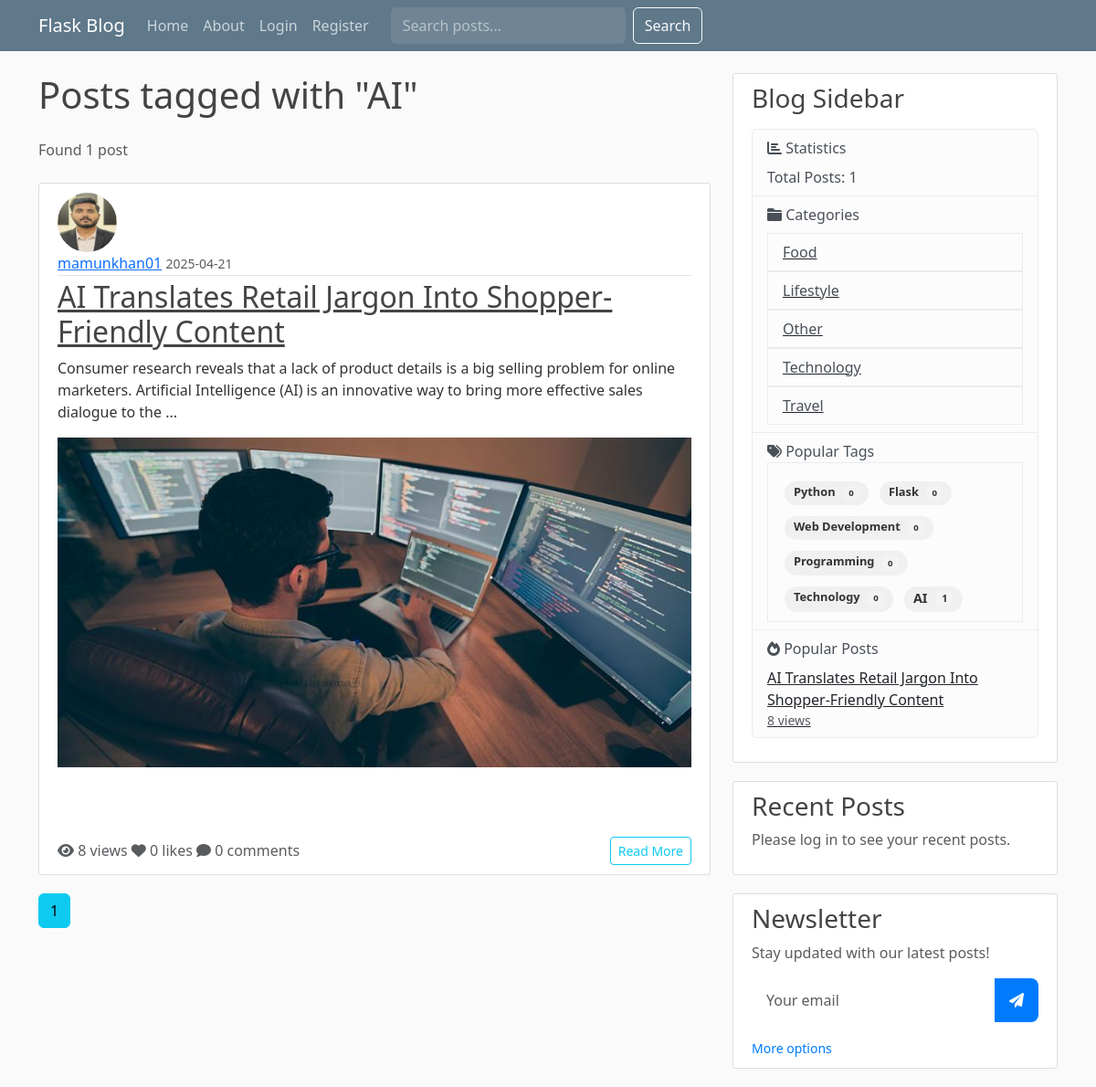
Page /tag/AI on the committed database.
### flaskblog.py (models this page shows, shortened)
class Tag(db.Model):
    id = db.Column(db.Integer, primary_key=True)
    name = db.Column(db.String(50), unique=True, nullable=False)
    description = db.Column(db.String(200))
    slug = db.Column(db.String(50), unique=True)
    posts = db.relationship('Post', secondary=post_tags, backref=db.backref('tags', lazy='dynamic'))

class Post(db.Model):
    id = db.Column(db.Integer, primary_key=True)
    title = db.Column(db.String(100), nullable=False)
    date_posted = db.Column(db.DateTime, nullable=False, default=datetime.utcnow)
    content = db.Column(db.Text, nullable=False)
    image_file = db.Column(db.String(20), nullable=True)
    user_id = db.Column(db.Integer, db.ForeignKey('user.id'), nullable=False)
    category_id = db.Column(db.Integer, db.ForeignKey('category.id'), nullable=True)
    category = db.relationship('Category', backref=db.backref('posts', lazy=True))
    views = db.Column(db.Integer, default=0)
    status = db.Column(db.String(20), default='published')  # published, draft, scheduled
    publish_date = db.Column(db.DateTime)
    likes = db.relationship('Like', backref='post', lazy=True)
    comments = db.relationship('Comment', back_populates='post', lazy=True)
    @property
    def like_count(self):
        return len(self.likes)

class User(db.Model, UserMixin):
    id = db.Column(db.Integer, primary_key=True)
    username = db.Column(db.String(20), unique=True, nullable=False)
    email = db.Column(db.String(120), unique=True, nullable=False)
    image_file = db.Column(db.String(20), nullable=False, default='default.jpg')
    password = db.Column(db.String(60), nullable=False)
    is_admin = db.Column(db.Boolean, default=False)
    bio = db.Column(db.String(500))
    location = db.Column(db.String(100))
    website = db.Column(db.String(200))
    twitter = db.Column(db.String(100))
    github = db.Column(db.String(100))
    joined_at = db.Column(db.DateTime, nullable=False, default=datetime.utcnow)
    posts = db.relationship('Post', backref='author', lazy=True)
    likes = db.relationship('Like', backref='user', lazy=True)
    comments = db.relationship('Comment', back_populates='author', lazy=True)
    followers = db.Table('followers',
        db.Column('follower_id', db.Integer, db.ForeignKey('user.id'), primary_key=True),
        db.Column('followed_id', db.Integer, db.ForeignKey('user.id'), primary_key=True)
    )
    following = db.relationship(
        'User', secondary=followers,
        primaryjoin=(followers.c.follower_id == id),
        secondaryjoin=(followers.c.followed_id == id),
        backref=db.backref('followers_list', lazy='dynamic'), lazy='dynamic'
    )

class Category(db.Model):
    id = db.Column(db.Integer, primary_key=True)
    name = db.Column(db.String(50), unique=True, nullable=False)
    description = db.Column(db.String(200))
    slug = db.Column(db.String(50), unique=True)

### flaskblog.py (the view)
@app.route("/tag/<string:tag_name>")
def tag_posts(tag_name):
    page = request.args.get('page', 1, type=int)
    tag = Tag.query.filter_by(name=tag_name).first_or_404()
    posts = Post.query.join(post_tags).join(Tag).filter(
        Tag.id == tag.id,
        Post.status == 'published'
    ).order_by(Post.date_posted.desc()).paginate(page=page, per_page=5)
    return render_template('tag_posts.html',
                         posts=posts,
                         tag=tag,
                         title=f'Posts tagged with "{tag.name}"',
                         **get_sidebar_data())

### flaskblog.py (called while the page is built)
@app.context_processor
def inject_csrf_token():
    return dict(csrf_token=lambda: generate_csrf())

### templates/tag_posts.html (shortened to what this page needs)
{% extends "layout.html" %}
{% block content %}
    <h1 class="mb-4">Posts tagged with "{{ tag.name }}"</h1>
    {% if posts.total > 0 %}
        <p class="text-muted mb-4">Found {{ posts.total }} post{% if posts.total != 1 %}s{% endif %}</p>
        {% for post in posts.items %}
            <article class="media content-section">
                <img class="rounded-circle article-img" src="{{ url_for('static', filename='profile_pics/' + post.author.image_file) }}">
                <div class="media-body">
                    <div class="article-metadata">
                        <a class="mr-2" href="{{ url_for('user_profile', username=post.author.username) }}">{{ post.author.username }}</a>
                        <small class="text-muted">{{ post.date_posted.strftime('%Y-%m-%d') }}</small>
                    </div>
                    <h2><a class="article-title" href="{{ url_for('post', post_id=post.id) }}">{{ post.title }}</a></h2>
                    <p class="article-content">{{ post.content[:200] }}{% if post.content|length > 200 %}...{% endif %}</p>
                    {% if post.image_file %}
                        <img src="{{ url_for('static', filename='post_pics/' + post.image_file) }}" class="img-fluid mb-3" alt="Post image">
                    {% endif %}
                    <div class="post-meta">
                        {% if post.category %}
                            <span class="badge badge-primary">{{ post.category.name }}</span>
                        {% endif %}
                        {% for tag in post.tags %}
                            <a href="{{ url_for('tag_posts', tag_name=tag.name) }}"
                               class="badge {% if tag.name == tag.name %}badge-info{% else %}badge-secondary{% endif %}">
                            </a>
                        {% endfor %}
                    </div>
                    <div class="d-flex justify-content-between align-items-center mt-3">
                        <div>
                            <span class="text-muted"><i class="fas fa-eye"></i> {{ post.views }} views</span>
                            <span class="text-muted ml-3"><i class="fas fa-heart"></i> {{ post.like_count }} likes</span>
                            <span class="text-muted ml-3"><i class="fas fa-comment"></i> {{ post.comments|length }} comments</span>
                        </div>
                        <a href="{{ url_for('post', post_id=post.id) }}" class="btn btn-outline-info btn-sm">Read More</a>
                    </div>
                </div>
            </article>
        {% endfor %}
        {% for page_num in posts.iter_pages(left_edge=1, right_edge=1, left_current=1, right_current=2) %}
            {% if page_num %}
                {% if posts.page == page_num %}
                    <a class="btn btn-info mb-4" href="{{ url_for('tag_posts', tag_name=tag.name, page=page_num) }}">{{ page_num }}</a>
                {% else %}
                    <a class="btn btn-outline-info mb-4" href="{{ url_for('tag_posts', tag_name=tag.name, page=page_num) }}">{{ page_num }}</a>
                {% endif %}
            {% else %}
                ...
            {% endif %}
        {% endfor %}
    {% else %}
        <p class="text-muted">No posts found with this tag.</p>
    {% endif %}
{% endblock content %}

### templates/layout.html (shortened to what this page needs)
<!doctype html>
<html lang="en">
  <head>
    <link href="https://cdn.jsdelivr.net/npm/bootstrap@5.3.2/dist/css/bootstrap.min.css" rel="stylesheet">
    <link rel="stylesheet" href="https://cdnjs.cloudflare.com/ajax/libs/font-awesome/6.0.0/css/all.min.css">
    <link rel="stylesheet" type="text/css" href="{{ url_for('static', filename='main.css') }}">
  </head>
<body>
    <header class="site-header">
      <nav class="navbar navbar-expand-md navbar-dark bg-steel fixed-top">
        <div class="container">
          <a class="navbar-brand mr-4" href="{{ url_for('home') }}">Flask Blog</a>
          <div class="collapse navbar-collapse" id="navbarToggle">
            <div class="navbar-nav mr-auto">
              <a class="nav-item nav-link" href="{{ url_for('home') }}">Home</a>
              <a class="nav-item nav-link" href="{{ url_for('about') }}">About</a>
            </div>
            <div class="navbar-nav">
              {% if current_user.is_authenticated %}
                {% if current_user.is_admin %}
                  <a class="nav-item nav-link" href="{{ url_for('admin.index') }}">Admin</a>
                {% endif %}
                <a class="nav-item nav-link" href="{{ url_for('account') }}">Account</a>
                <a class="nav-item nav-link position-relative" href="{{ url_for('notifications') }}">
                    <i class="fas fa-bell"></i>
                    <span class="position-absolute top-0 start-100 translate-middle badge rounded-pill bg-danger notification-count" style="display: none;">
                        0
                    </span>
                </a>
                <a class="nav-item nav-link" href="{{ url_for('logout') }}">Logout</a>
              {% else %}
                <a class="nav-item nav-link" href="{{ url_for('login') }}">Login</a>
                <a class="nav-item nav-link" href="{{ url_for('register') }}">Register</a>
              {% endif %}
              <form class="d-flex ms-3" action="{{ url_for('search') }}" method="get">
                <input class="form-control me-2" type="search" placeholder="Search posts..." name="q" aria-label="Search">
                <button class="btn btn-outline-light" type="submit">Search</button>
              </form>
            </div>
          </div>
        </div>
      </nav>
    </header>
    <main role="main" class="container">
      <div class="row">
        <div class="col-md-8">
          {% block content %}{% endblock %}
        </div>
        <div class="col-md-4">
          <div class="content-section">
            <h3>Blog Sidebar</h3>
            <p class='text-muted'>
                <ul class="list-group">
                    <li class="list-group-item list-group-item-light">
                        <i class="fas fa-chart-bar"></i> Statistics
                        <ul class="list-unstyled mt-2">
                            <li>Total Posts: {{ total_posts }}</li>
                        </ul>
                    </li>
                    <li class="list-group-item list-group-item-light">
                        <i class="fas fa-folder"></i> Categories
                        <ul class="list-group mt-2">
                            {% for category in categories %}
                              <a href="{{ url_for('category_posts', category_id=category.id) }}" class="text-dark">
                                <li class="list-group-item list-group-item-light"> {{ category.name }}</li>
                              </a>
                            {% endfor %}
                        </ul>
                    </li>
                    <li class="list-group-item list-group-item-light">
                        <i class="fas fa-tags"></i> Popular Tags
                        <div class="list-group-item">
                          <div class="tag-cloud">
                            {% for tag in tags %}
                            <a href="{{ url_for('tag_posts', tag_name=tag.name) }}"
                               class="tag-cloud-item badge badge-secondary"
                               style="font-size: {{ 0.8 + tag.posts|length * 0.1 }}rem">
                              {{ tag.name }}
                              <span class="badge badge-light">{{ tag.posts|length }}</span>
                            </a>
                            {% endfor %}
                          </div>
                        </div>
                    </li>
                    <li class="list-group-item list-group-item-light">
                        <i class="fas fa-fire"></i> Popular Posts
                        <ul class="list-unstyled mt-2">
                            {% for post in popular_posts %}
                                <li>
                                    <a href="{{ url_for('post', post_id=post.id) }}" class="text-dark">
                                        {{ post.title }}
                                        <small class="text-muted d-block">{{ post.views }} views</small>
                                    </a>
                                </li>
                            {% endfor %}
                        </ul>
                    </li>
                </ul>
            </p>
          </div>
          <div class="content-section">
            <h3>Recent Posts</h3>
            {% if current_user.is_authenticated %}
              <p class='text-muted'>Here are your recent posts: <span class="badge bg-info rounded-pill">{{ user_post_count }}</span></p>
              <ul class="list-group">
                {% for post in current_user.posts[:3] %}
                  <li class="list-group-item list-group-item-light">
                    <a href="{{ url_for('post', post_id=post.id) }}" class="article-title">{{ post.title }}</a>
                    <small class="text-muted">{{ post.date_posted.strftime('%Y-%m-%d') }}</small>
                  </li>
                {% else %}
                  <li class="list-group-item list-group-item-light">No posts yet</li>
                {% endfor %}
              </ul>
            {% else %}
              <p class='text-muted'>Please log in to see your recent posts.</p>
            {% endif %}
          </div>
          <div class="content-section">
            <h3>Newsletter</h3>
            <p class='text-muted'>Stay updated with our latest posts!</p>
            <form action="{{ url_for('subscribe_newsletter') }}" method="post" class="newsletter-form">
              <div class="input-group mb-3">
                <input type="email" name="email" class="form-control" placeholder="Your email" required>
                <button class="btn btn-outline-secondary" type="submit">
                  <i class="fas fa-paper-plane"></i>
                </button>
              </div>
              <small class="text-muted">
                <a href="{{ url_for('subscribe_newsletter') }}">More options</a>
              </small>
            </form>
          </div>
        </div>
      </div>
    </main>
</body>
</html>

### static/main.css (style rules this page uses)
body { background: #fafafa; color: #333333; margin-top: 5rem; }
h1, h2, h3, h4, h5, h6 { color: #444444; }
.bg-steel { background-color: #5f788a; }
.site-header .navbar-nav .nav-link { color: #cbd5db; }
.content-section { background: #ffffff; padding: 10px 20px; border: 1px solid #dddddd; border-radius: 3px; margin-bottom: 20px; }
.article-title { color: #444444; }
.article-content { white-space: pre-line; }
.article-img { height: 65px; width: 65px; margin-right: 16px; }
.article-metadata { padding-bottom: 1px; margin-bottom: 4px; border-bottom: 1px solid #e3e3e3; }
.post-meta { margin-top: 1rem; }
.post-meta .badge { margin-right: 0.5rem; padding: 0.5rem 0.75rem; }
.tag-cloud { display: flex; flex-wrap: wrap; gap: 8px; margin-top: 10px; }
.tag-cloud-item { display: inline-block; padding: 5px 10px; margin: 2px; border-radius: 20px; background-color: #f0f0f0; color: #333; text-decoration: none; transition: all 0.3s ease; font-size: 0.9rem; }
.tag-cloud-item .badge { margin-left: 5px; background-color: rgba(255, 255, 255, 0.2); color: inherit; }
.navbar .form-control { background-color: rgba(255, 255, 255, 0.1); border-color: rgba(255, 255, 255, 0.1); color: #fff; }
.navbar .form-control::placeholder { color: rgba(255, 255, 255, 0.5); }
.newsletter-form .input-group { background: rgba(255, 255, 255, 0.1); border-radius: 0.5rem; overflow: hidden; }
.newsletter-form .form-control { background: transparent; border: none; color: #333; padding: 0.75rem 1rem; }
.newsletter-form .btn { border: none; padding: 0.75rem 1rem; background: #007bff; color: white; transition: all 0.3s ease; }
.newsletter-form small a { color: #007bff; text-decoration: none; transition: color 0.3s ease; }

### rows in the picture
Tag: name "AI", posts|length "1"
Post: image_file (placeholder picture), author.username "mamunkhan01", date_posted "2025-04-21", title "AI Translates Retail Jargon Into Shopper-Friendly Content", content "Consumer research reveals that a lack of product details is a big selling problem for online marketers. Artificial Intelligence (AI) is an innovative way to bring more effective sales dialogue to the", image_file (picture), views "8", like_count "0", comments|length "0"
Category: name "Food"
Category: name "Lifestyle"
Category: name "Other"
Category: name "Technology"
Category: name "Travel"
Tag: name "Python", posts|length "0"
Tag: name "Flask", posts|length "0"
Tag: name "Web Development", posts|length "0"
Tag: name "Programming", posts|length "0"
Tag: name "Technology", posts|length "0"

### other values in the picture
{{ posts.total }} "1"
{{ page_num }} "1"
{{ total_posts }} "1"
